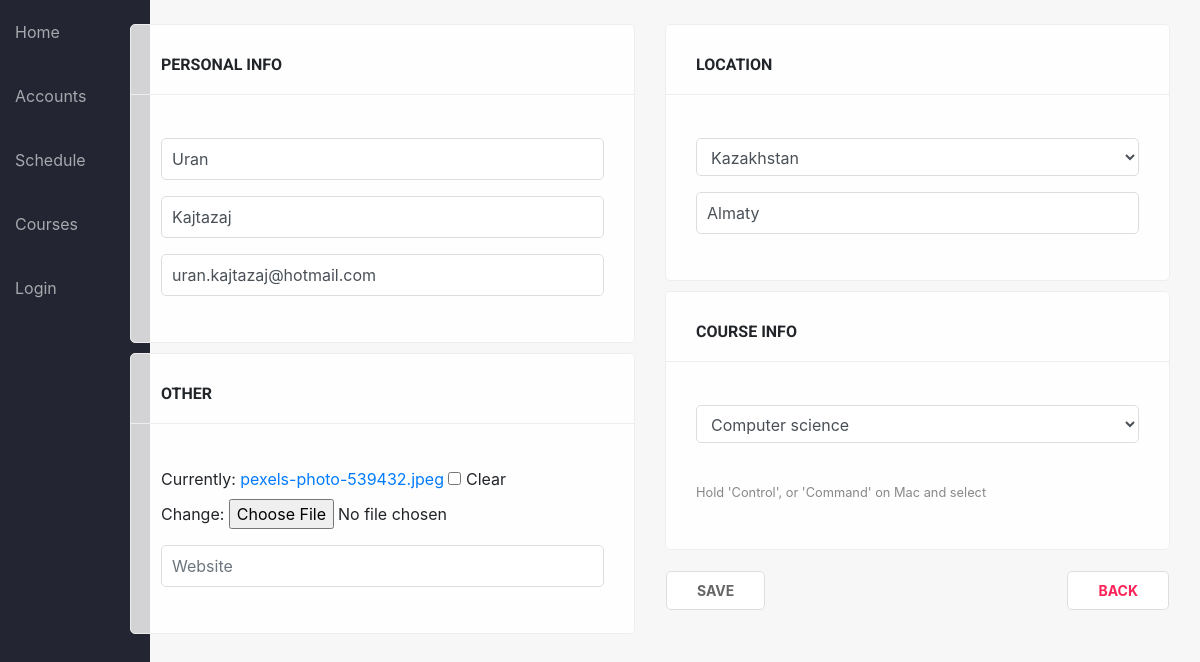
Page /profile/edit/1 on the earlier database version.
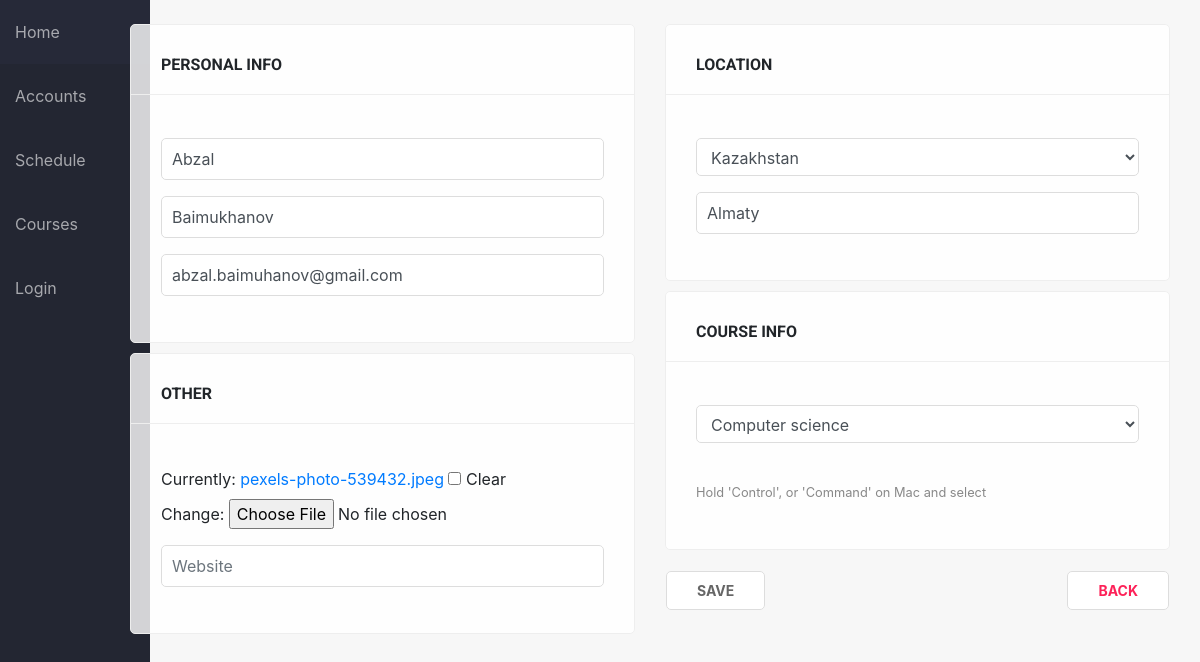
Same page on the later database version.
### sems/models.py (models this page shows, shortened)
class Student(models.Model):
    user = models.OneToOneField(User, on_delete=models.CASCADE, null=True)
    first_name = models.CharField(max_length=100, null=True)
    last_name = models.CharField(max_length=100, null=True)
    picture = models.ImageField(null=True, blank=True, default='no-img.png')
    website = models.URLField(max_length=100, null=True, blank=True)
    email = models.EmailField(max_length=100, null=True)
    program = models.ForeignKey(Program, on_delete=models.SET_NULL, null=True)
    country = models.ForeignKey(State, on_delete=models.SET_NULL, null=True)
    city = models.CharField(max_length=100, null=True)
    course = models.ManyToManyField(Course, related_name='course', blank=True)
    course_teacher = models.ManyToManyField(Course, related_name='course_teacher', blank=True)
    viti = models.IntegerField(choices=YEARS, default=1)
    semester = models.IntegerField(choices=SEMESTER, default=1)
    level = models.CharField(max_length=100, choices=LEVELS, default=1)

### sems/views.py (the view)
# urls.py: path('profile/edit/<int:pk>', views.user_edit, name='user_edit'),
def user_edit(request, pk):
    student = Student.objects.get(pk=pk)
    instance = get_object_or_404(Student, pk=pk)
    if request.method == 'POST':
        form = UpdateProfile(request.POST, request.FILES, instance = instance)
        if form.is_valid():
            form.save(commit=False)
            courses = request.POST.getlist('course')
            is_super = request.POST.get('is_super')
            if is_super:
                usr = User.objects.get(pk=student.user.pk)
                usr.is_admin = True
                usr.is_staff = True
                usr.is_superuser = True
                usr.save()
            for c in courses:
                grade = Grade()
                usr = User.objects.get(pk=request.POST.get('user'))
                crs = Course.objects.get(pk=c)
                if not Grade.objects.filter(course=crs, student=usr).exists():
                    grade.student = usr
                    grade.grade = 0
                    grade.course = crs
                    grade.save()
            existing_courses = list(Student.objects.values_list('course', flat=True).filter(pk=pk))
            for c in existing_courses:
                if str(c) not in courses:
                    Grade.objects.filter(student=User.objects.get(pk=request.POST.get('user')), course=c).delete()
            form.save()
            return redirect('students')
    else:
        form = UpdateProfile(instance=instance, initial=({'is_super': User.objects.get(pk=student.user.pk).is_superuser}))
    return render(
        request, 'user_profile_edit.html', {'form': form, 'student': student},
    )

### sems/forms.py
class UpdateProfile(forms.ModelForm):
    is_super = forms.BooleanField(required=False)
    class Meta:
        model = Student
        fields = ('first_name', 'last_name', 'email', 'course', 'program', 'country', 'city', 'picture', 'website', 'user')
    def __init__(self, *args, **kwargs):
        super().__init__(*args, **kwargs)
        self.fields['user'].widget.attrs.update({'hidden': True})
        self.fields['first_name'].widget.attrs.update({'class': 'form-control', 'placeholder': 'First Name'})
        self.fields['last_name'].widget.attrs.update({'class': 'form-control', 'placeholder': 'Last Name'})
        self.fields['email'].widget.attrs.update({'class': 'form-control', 'placeholder': 'Email'})
        self.fields['program'].widget.attrs.update({'class': 'form-control'})
        self.fields['country'].widget.attrs.update({'class': 'form-control'})
        self.fields['city'].widget.attrs.update({'class': 'form-control', 'placeholder': 'City'})
        self.fields['website'].widget.attrs.update({'class': 'form-control', 'placeholder': 'Website'})
        self.fields['course'].widget.attrs.update({'class': 'full-width', 'hidden': True, 'required': False})

### sems/templates/user_profile_edit.html (shortened to what this page needs)
{% extends 'base_generic.html' %}
{% block javascript %}
{% load static %}
{% endblock %}
{% block content %}
<div class="container">
        <form method="post" enctype="multipart/form-data">
            <div class="row">
                <div class="col-md-6">
                    <div class="card-box">
                        <h6>Personal info</h6><br/>
                        <div class="form-group">
                            {{ form.first_name }}
                        </div>
                        <div class="form-group">
                            {{ form.last_name }}
                        </div>
                        <div class="form-group">
                            {{ form.email }}
                        </div>
                    </div>
                    <div class="card-box">
                        <h6>Other</h6><br/>
                        <div class="form-group">
                            {{ form.picture }}
                        </div>
                        <div class="form-group">
                            {{ form.website }}
                        </div>
                    </div>
                </div>
                <div class="col-md-6">
                    <div class="card-box">
                        <h6>Location</h6><br/>
                        <div class="form-group">
                            {{ form.country }}
                        </div>
                        <div class="form-group">
                            {{ form.city }}
                        </div>
                    </div>
                    <div class="card-box">
                        <h6>Course info</h6><br/>
                        <div class="form-group">
                            {{ form.program }}
                        </div>
                        <div class="form-group position-relative">
                            {{ form.course }}<br/>
                            <small class="faded">Hold 'Control', or 'Command' on Mac and select</small>
                        </div>
                    </div>
                    <div class="empty-box">
                        <button type="submit" class="btn btn-primary">Save</button>
                        <a class="btn btn-danger" href="{% url 'student_detail' pk=student.pk%}">Back</a>
                    </div>
                </div>
            </div>
        </form>
</div>
{% endblock %}

Differences in the rows shown:
changed Student "Kazakhstan": first_name "Uran" → "Abzal"; last_name "Kajtazaj" → "Baimukhanov"; email "uran.kajtazaj@hotmail.com" → "abzal.baimuhanov@gmail.com"
